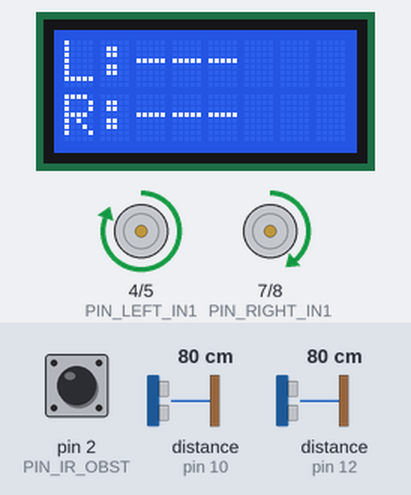
Simulated run of this sketch. Board: Arduino Uno, built with avr-gcc and run on an emulated ATmega328P. Parts: 8×2 character LCD, motor-driver pin pairs drawn as motors (green arrow = first pin HIGH = forward, orange = second pin HIGH = backward, longer = more drive, scaled by the enable pin). Wiring (inferred from the names in the program): 2 × ultrasonic range finder: trigger pin 9, echo pin 10 / trigger pin 11, echo pin 12. The test bench sets the inputs (shaded band); at power-on: distance to the obstacle (sensors on pin 10, pin 12) 80 cm, pin 2 (PIN_IR_OBST) HIGH. The echo pulse lasts 58.3 µs per cm; what the sketch prints to the serial monitor is not drawn.

Above: at 1.2 s.
1.3 s: distance to the obstacle (sensor on pin 10) set to 33 cm
4.2 s: distance to the obstacle (sensor on pin 10) set to 26 cm
At 4.87 s:
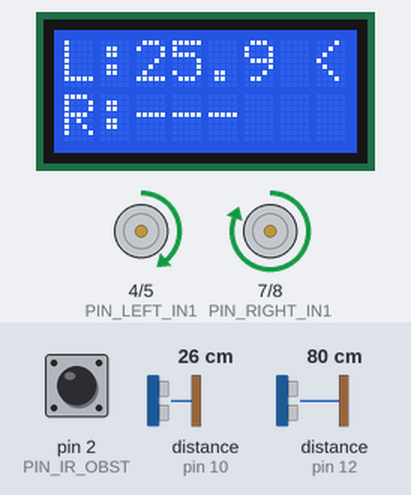
6.5 s: distance to the obstacle (sensor on pin 12) set to 2 cm
At 7.49 s:
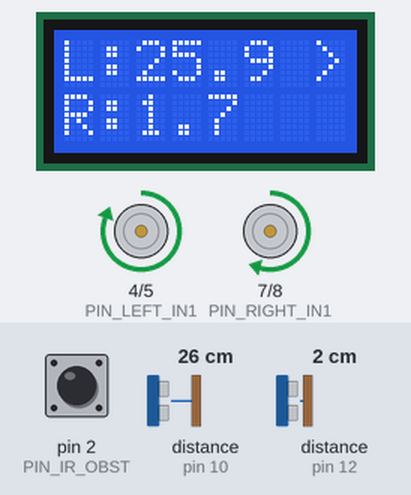
8.8 s: distance to the obstacle (sensor on pin 10) set to 35 cm
At 9.54 s:
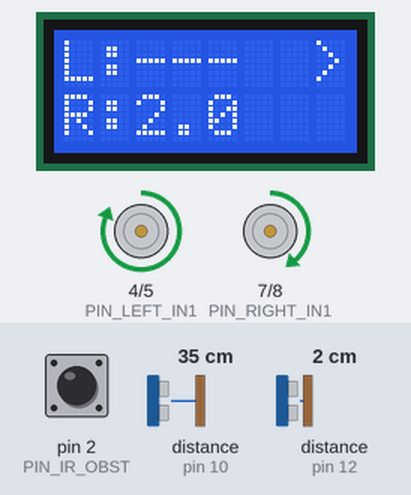
11.2 s: distance to the obstacle (sensor on pin 10) set to 2 cm
At 12.64 s:
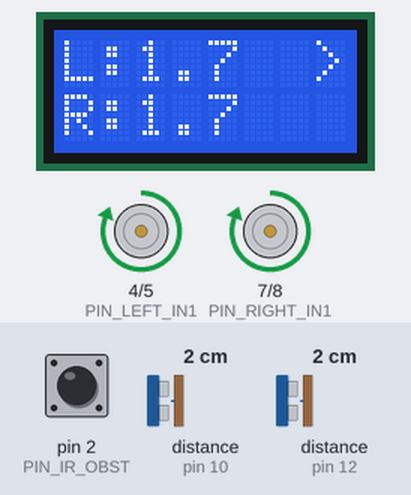
13.1 s: distance to the obstacle (sensor on pin 12) set to 4 cm
At 14.22 s:
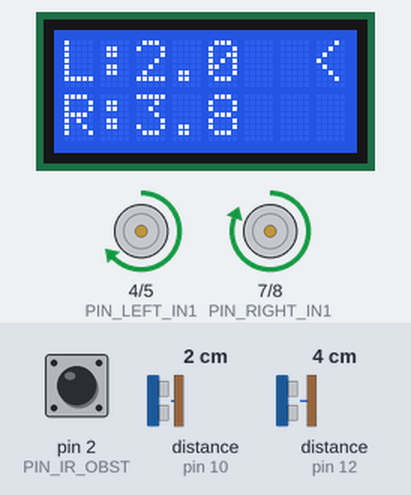
Timing chart, 0 to 16.4 s (numbered marks = the images above; inputs shaded):
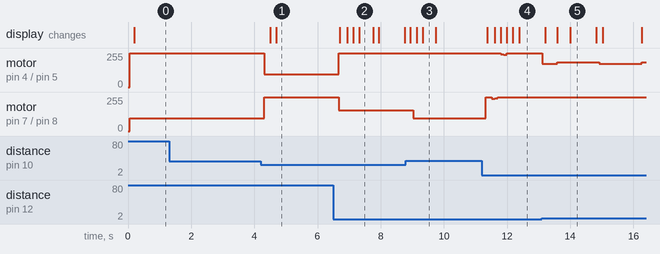

Measured:
- the behaviour switches between 31 and 30 cm on distance to the obstacle (sensor on pin 10) (found by bisection; images 0 and 1)
- after the input at 4.2 s, motor on pin 4 (PIN_LEFT_IN1) / pin 5 (PIN_LEFT_IN2): forward 255/255 → forward 95/255 after 0.11 s; motor on pin 7 (PIN_RIGHT_IN1) / pin 8 (PIN_RIGHT_IN2): forward 95/255 → forward 255/255 after 0.11 s; the display: first changes after 0.30 s (image 1 shows a later state)
- after the input at 6.5 s, motor on pin 4 (PIN_LEFT_IN1) / pin 5 (PIN_LEFT_IN2): forward 95/255 → forward 255/255 after 0.17 s; motor on pin 7 (PIN_RIGHT_IN1) / pin 8 (PIN_RIGHT_IN2): forward 255/255 → forward 155/255 after 0.17 s; the display: changes after 0.21 s (image 2)
- after the input at 8.8 s, motor on pin 7 (PIN_RIGHT_IN1) / pin 8 (PIN_RIGHT_IN2): forward 155/255 → forward 95/255 after 0.23 s
- after the input at 11.2 s, the display: changes after 0.17 s (image 4)
- after the input at 13.1 s, motor on pin 7 (PIN_RIGHT_IN1) / pin 8 (PIN_RIGHT_IN2): stops changing and stays forward 255/255
- what the display in image 2 shows lasts 0.5 s, from 7.3 s to 7.8 s

The sketch:

follower.ino
```cpp
#include <Arduino.h>
#include <math.h>

#include "distance_sensor.h"
#include "obstacle_sensor.h"
#include "wheel_control.h"
#include "lcd_display.h"
#include "moving_average.h"
#include "pins.h"

// Serial Plotter出力を有効化する場合は 1 に設定する。
#ifndef SERIAL_PLOTTER_PRINT
#define SERIAL_PLOTTER_PRINT 1
#endif

// ------------------ 制御パラメータ ------------------
const int BASE_PWM = 255;           // 固定の前進速度
const int TURN_PWM = 160;            // 旋回時のPWM差分
const float LOST_THRESHOLD_CM = 30.0f;  // 見失い閾値
const float MAX_DISTANCE_CM = 40.0f;

const uint8_t MIN_PWM = 0;
const uint8_t MAX_PWM = 255;
const uint8_t DEAD_PWM = 30;

const size_t MOVING_AVG_SIZE = 1;

const unsigned long SONAR_INTERVAL_MS = 90;
const unsigned long LCD_UPDATE_MS     = 200;  // LCD更新間隔（ドット応答速度に合わせる）
const unsigned long RECOVER_TIMEOUT_MS = 1000; // リカバリモードに移行するまでの時間
const int RECOVER_TURN_PWM = 160;             // リカバリ時の旋回PWM差分

// ------------------ PID制御パラメータ ------------------
float KP = 0.4f;             // 比例ゲイン（距離差 → 補正量）
float KI = 0.0f;             // 積分ゲイン
float KD = 0.03f;            // 微分ゲイン
float PID_I_LIMIT = 50.0f;   // 積分項の上限
float CORR_EXP = 1.0f;       // 補正量の非線形指数（1で線形）
int   CORR_MAX = 100;        // 補正量の最大PWM値

// ------------------ モジュール初期化 ------------------
WheelControl wheelController({PIN_LEFT_IN1, PIN_LEFT_IN2, PIN_LEFT_PWM,
                              PIN_RIGHT_IN1, PIN_RIGHT_IN2, PIN_RIGHT_PWM,
                              MIN_PWM, MAX_PWM, DEAD_PWM});
DistanceSensor leftDistanceSensor(PIN_TRIG_LEFT, PIN_ECHO_LEFT, MAX_DISTANCE_CM);
DistanceSensor rightDistanceSensor(PIN_TRIG_RIGHT, PIN_ECHO_RIGHT, MAX_DISTANCE_CM);
ObstacleSensor obstacleSensor(PIN_IR_OBST, true);
LCDDisplay lcdDisplay(PIN_LCD_RS, PIN_LCD_E, PIN_LCD_D4, PIN_LCD_D5, PIN_LCD_D6, PIN_LCD_D7);

// ------------------ 状態変数 ------------------
unsigned long lastPingTime     = 0;
unsigned long lastLcdTime      = 0;
float        lastLeftDistance  = MAX_DISTANCE_CM;  // 初期値は検知なし
float        lastRightDistance = MAX_DISTANCE_CM; // 初期値は検知なし
float        rawLeftDistance   = NAN;  // センサ生値（LCD表示用）
float        rawRightDistance  = NAN;  // センサ生値（LCD表示用）
int          lastDetectDirection = 0;  // 最後に検知した方向 (+1:右, -1:左, 0:両方/なし)
unsigned long turnStartTime    = 0;    // 旋回開始時刻（片方見失い or 両方見失い）
bool         readLeftNext      = true; // 次に読むセンサー（交互読み取り用）

// ------------------ PID状態 ------------------
struct PIDState {
  float integral;
  float lastError;
  unsigned long lastTimeMs;
};
PIDState pidState = {0.0f, 0.0f, 0};

MovingAverage<MOVING_AVG_SIZE> leftDistanceFilter;
MovingAverage<MOVING_AVG_SIZE> rightDistanceFilter;

// ------------------ PID制御関数 ------------------
// 両方検知時に左右距離差をエラーとしてPID制御を行う
// 戻り値: 補正量（正=右に曲がる、負=左に曲がる）
int computePidCorrection(float leftDist, float rightDist)
{
  // エラー: 左距離 - 右距離（正=リーダーが右寄り→右に曲がる）
  // 右が近い→error正→左輪加速・右輪減速→右に曲がる
  float error = leftDist - rightDist;

  unsigned long now = millis();
  float dt = 0.0f;
  if (pidState.lastTimeMs != 0)
  {
    dt = (now - pidState.lastTimeMs) / 1000.0f;
  }
  pidState.lastTimeMs = now;

  // 積分項
  if (dt > 0.0f)
  {
    pidState.integral += error * dt;
    pidState.integral = constrain(pidState.integral, -PID_I_LIMIT, PID_I_LIMIT);
  }

  // 微分項
  float derivative = 0.0f;
  if (dt > 0.0f)
  {
    derivative = (error - pidState.lastError) / dt;
  }
  pidState.lastError = error;

  // PID出力
  float output = KP * error + KI * pidState.integral + KD * derivative;

  // leaderと同じ方式: 正規化 → 非線形変換 → スケーリング
  float corrNorm = constrain(output, -1.0f, 1.0f);
  float corrMagnitude = powf(fabsf(corrNorm), CORR_EXP);
  float corrScaled = copysignf(corrMagnitude, corrNorm);
  int corr = (int)(corrScaled * (float)CORR_MAX);

  return corr;
}

// PID状態をリセット
void resetPidState()
{
  pidState.integral = 0.0f;
  pidState.lastError = 0.0f;
  pidState.lastTimeMs = 0;
}

void setup()
{
  leftDistanceSensor.begin();
  rightDistanceSensor.begin();
  obstacleSensor.begin();
  wheelController.begin();
  lcdDisplay.begin();

  Serial.begin(115200);
  Serial.println(F("Follower ready"));
}

void loop()
{
  unsigned long now = millis();

  // センサ読み取り（交互に片方ずつ読んで停止時間を短縮）
  if (now - lastPingTime >= SONAR_INTERVAL_MS)
  {
    // モーターを一時停止してノイズを排除
    wheelController.stop();
    delayMicroseconds(500);

    if (readLeftNext)
    {
      float leftDistance = leftDistanceSensor.readDistanceCm();
      rawLeftDistance = leftDistance;
      bool leftValid = !isnan(leftDistance);
      float leftValue = leftValid ? leftDistance : MAX_DISTANCE_CM;
      lastLeftDistance = leftDistanceFilter.add(leftValue);
    }
    else
    {
      float rightDistance = rightDistanceSensor.readDistanceCm();
      rawRightDistance = rightDistance;
      bool rightValid = !isnan(rightDistance);
      float rightValue = rightValid ? rightDistance : MAX_DISTANCE_CM;
      lastRightDistance = rightDistanceFilter.add(rightValue);
    }

    readLeftNext = !readLeftNext;
    lastPingTime = now;
  }

  // LCD表示更新（独立した間隔で）
  if (now - lastLcdTime >= LCD_UPDATE_MS)
  {
    lcdDisplay.showDistances(rawLeftDistance, rawRightDistance, lastDetectDirection);
    lastLcdTime = now;
  }

  // 検出判定: 検出=1, 見失い=0
  int rightDetect = (lastRightDistance < LOST_THRESHOLD_CM) ? 1 : 0;
  int leftDetect = (lastLeftDistance < LOST_THRESHOLD_CM) ? 1 : 0;

  // 旋回値: 右検出+1, 左検出-1
  int turnDirection = rightDetect - leftDetect;

  // 片方だけ検出している場合、その方向を記憶
  if (turnDirection != 0)
  {
    lastDetectDirection = turnDirection;
  }

  // 状態判定
  bool bothLost = (rightDetect == 0 && leftDetect == 0);
  bool bothDetected = (rightDetect == 1 && leftDetect == 1);
  bool oneLost = (turnDirection != 0);  // 片方だけ検出
  int currentTurnPwm = TURN_PWM;
  int pidCorr = 0;

  if (bothDetected)
  {
    // 両方検出時: PID制御を適用
    turnStartTime = 0;
    pidCorr = computePidCorrection(lastLeftDistance, lastRightDistance);
    // 距離差から方向を記憶（見失い時のリカバリ用）
    if (lastLeftDistance > lastRightDistance)
    {
      lastDetectDirection = 1;  // 右寄り
    }
    else if (lastLeftDistance < lastRightDistance)
    {
      lastDetectDirection = -1; // 左寄り
    }
  }
  else if (bothLost || oneLost)
  {
    // 片方または両方見失い: リカバリモード
    // PID状態をリセット
    resetPidState();

    // 旋回開始時刻を記録
    if (turnStartTime == 0)
    {
      turnStartTime = now;
    }

    // 経過時間に応じて旋回PWMを切り替え
    unsigned long elapsed = now - turnStartTime;
    if (elapsed >= RECOVER_TIMEOUT_MS)
    {
      currentTurnPwm = RECOVER_TURN_PWM;
    }
    // else: currentTurnPwm = TURN_PWM (初期値のまま)

    // 両方見失った場合は右旋回
    if (bothLost)
    {
      turnDirection = 1;  // 常に右旋回
    }
  }

  bool irDetected = obstacleSensor.detected();
  int leftPwm = 0;
  int rightPwm = 0;

  if (irDetected)
  {
    wheelController.stop();
  }
  else if (bothDetected)
  {
    // 両方検知時: PID制御で追従
    leftPwm = constrain(BASE_PWM + pidCorr, MIN_PWM, MAX_PWM);
    rightPwm = constrain(BASE_PWM - pidCorr, MIN_PWM, MAX_PWM);
    wheelController.drive(leftPwm, rightPwm);
  }
  else
  {
    // 片方検知 or 見失い: 従来の旋回制御
    leftPwm = constrain(BASE_PWM + turnDirection * currentTurnPwm, MIN_PWM, MAX_PWM);
    rightPwm = constrain(BASE_PWM - turnDirection * currentTurnPwm, MIN_PWM, MAX_PWM);
    wheelController.drive(leftPwm, rightPwm);
  }

#if SERIAL_PLOTTER_PRINT
  // Serial Plotter用出力
  Serial.print(F("RawL:"));
  Serial.print(rawLeftDistance);
  Serial.print(F("\tRawR:"));
  Serial.print(rawRightDistance);
  Serial.print(F("\tLeft:"));
  Serial.print(lastLeftDistance);
  Serial.print(F("\tRight:"));
  Serial.print(lastRightDistance);
  Serial.print(F("\tTurn:"));
  Serial.print(turnDirection);
  Serial.print(F("\tPID:"));
  Serial.print(pidCorr);
  Serial.print(F("\tLPWM:"));
  Serial.print(leftPwm);
  Serial.print(F("\tRPWM:"));
  Serial.print(rightPwm);
  Serial.print(F("\tIR:"));
  Serial.println(irDetected ? 1 : 0);
#endif
}
```

distance_sensor.cpp
```cpp
#include "distance_sensor.h"

DistanceSensor::DistanceSensor(uint8_t trigPin, uint8_t echoPin, float maxDistanceCm)
    : trig(trigPin), echo(echoPin), maxDistance(maxDistanceCm) {}

void DistanceSensor::begin() const
{
  pinMode(trig, OUTPUT);
  pinMode(echo, INPUT);
  digitalWrite(trig, LOW);
}

float DistanceSensor::readDistanceCm() const
{
  long duration = pingMicroseconds();
  if (duration <= 0)
  {
    return NAN;
  }

  float distance = duration / 58.0f;
  return distance;
}

long DistanceSensor::pingMicroseconds() const
{
  digitalWrite(trig, LOW);
  delayMicroseconds(2);
  digitalWrite(trig, HIGH);
  delayMicroseconds(10);
  digitalWrite(trig, LOW);

  const unsigned long timeoutUs = (unsigned long)(maxDistance * 58.0f);
  return pulseIn(echo, HIGH, timeoutUs);
}
```

distance_sensor.h
```cpp
#pragma once

#include <Arduino.h>

class DistanceSensor
{
public:
  DistanceSensor(uint8_t trigPin, uint8_t echoPin, float maxDistanceCm);

  void begin() const;
  float readDistanceCm() const;

private:
  long pingMicroseconds() const;

  uint8_t trig;
  uint8_t echo;
  float maxDistance;
};
```

moving_average.h
```cpp
#pragma once

#include <stddef.h>

template <size_t N>
struct MovingAverage
{
  float  buffer[N];
  size_t index;
  size_t count;
  float  sum;

  MovingAverage() : index(0), count(0), sum(0.0f)
  {
    for (size_t i = 0; i < N; ++i)
    {
      buffer[i] = 0.0f;
    }
  }

  float add(float value)
  {
    if (count < N)
    {
      buffer[index] = value;
      sum += value;
      ++count;
      index = (index + 1) % N;
    }
    else
    {
      sum -= buffer[index];
      buffer[index] = value;
      sum += value;
      index = (index + 1) % N;
    }
    return sum / count;
  }
};
```

obstacle_sensor.cpp
```cpp
#include "obstacle_sensor.h"

ObstacleSensor::ObstacleSensor(uint8_t inputPin, bool activeLow)
    : pin(inputPin), activeLow(activeLow) {}

void ObstacleSensor::begin() const
{
  pinMode(pin, activeLow ? INPUT_PULLUP : INPUT);
}

bool ObstacleSensor::detected() const
{
  int value = digitalRead(pin);
  return activeLow ? (value == LOW) : (value == HIGH);
}
```

obstacle_sensor.h
```cpp
#pragma once

#include <Arduino.h>

class ObstacleSensor
{
public:
  ObstacleSensor(uint8_t inputPin, bool activeLow = true);

  void begin() const;
  bool detected() const;

private:
  uint8_t pin;
  bool activeLow;
};
```

wheel_control.cpp
```cpp
#include "wheel_control.h"

WheelControl::WheelControl(const WheelControlConfig &config) : cfg(config) {}

void WheelControl::begin() const
{
  pinMode(cfg.leftIn1, OUTPUT);
  pinMode(cfg.leftIn2, OUTPUT);
  pinMode(cfg.leftPwm, OUTPUT);

  pinMode(cfg.rightIn1, OUTPUT);
  pinMode(cfg.rightIn2, OUTPUT);
  pinMode(cfg.rightPwm, OUTPUT);

  stop();
}

void WheelControl::drive(int leftPwm, int rightPwm) const
{
  driveSingle(cfg.leftIn1, cfg.leftIn2, cfg.leftPwm, leftPwm);
  driveSingle(cfg.rightIn1, cfg.rightIn2, cfg.rightPwm, rightPwm);
}

void WheelControl::stop() const
{
  drive(0, 0);
}

void WheelControl::driveSingle(uint8_t in1, uint8_t in2, uint8_t pwmPin, int pwm) const
{
  int magnitude = constrain(abs(pwm), cfg.minPwm, cfg.maxPwm);
  if (magnitude == 0)
  {
    digitalWrite(in1, LOW);
    digitalWrite(in2, LOW);
    analogWrite(pwmPin, 0);
    return;
  }

  if (magnitude > 0)
  {
    magnitude = max(magnitude, (int)cfg.deadPwm);
  }

  bool forward = pwm >= 0;
  digitalWrite(in1, forward ? HIGH : LOW);
  digitalWrite(in2, forward ? LOW : HIGH);
  analogWrite(pwmPin, magnitude);
}
```

wheel_control.h
```cpp
#pragma once

#include <Arduino.h>

struct WheelControlConfig
{
  uint8_t leftIn1;
  uint8_t leftIn2;
  uint8_t leftPwm;
  uint8_t rightIn1;
  uint8_t rightIn2;
  uint8_t rightPwm;
  uint8_t minPwm;
  uint8_t maxPwm;
  uint8_t deadPwm;
};

class WheelControl
{
public:
  explicit WheelControl(const WheelControlConfig &config);

  void begin() const;
  void drive(int leftPwm, int rightPwm) const;
  void stop() const;

private:
  void driveSingle(uint8_t in1, uint8_t in2, uint8_t pwmPin, int pwm) const;

  WheelControlConfig cfg;
};
```

pins.h
```cpp
#pragma once

#include <Arduino.h>

constexpr uint8_t PIN_IR_OBST    = 2;

constexpr uint8_t PIN_LEFT_PWM   = 3;
constexpr uint8_t PIN_LEFT_IN1   = 4;
constexpr uint8_t PIN_LEFT_IN2   = 5;

constexpr uint8_t PIN_RIGHT_PWM  = 6;
constexpr uint8_t PIN_RIGHT_IN1  = 7;
constexpr uint8_t PIN_RIGHT_IN2  = 8;

constexpr uint8_t PIN_TRIG_LEFT  = 9;
constexpr uint8_t PIN_ECHO_LEFT  = 10;

constexpr uint8_t PIN_TRIG_RIGHT = 11;
constexpr uint8_t PIN_ECHO_RIGHT = 12;

// LCD表示ピン (ACM0802C-NLW-BBH)
constexpr uint8_t PIN_LCD_RS = A0;
constexpr uint8_t PIN_LCD_E  = A1;
constexpr uint8_t PIN_LCD_D4 = A2;
constexpr uint8_t PIN_LCD_D5 = A3;
constexpr uint8_t PIN_LCD_D6 = A4;
constexpr uint8_t PIN_LCD_D7 = A5;
```

lcd_display.cpp
```cpp
#include "lcd_display.h"

LCDDisplay::LCDDisplay(uint8_t rs, uint8_t e, uint8_t d4, uint8_t d5, uint8_t d6, uint8_t d7)
  : lcd(rs, e, d4, d5, d6, d7) {}

void LCDDisplay::begin() {
  lcd.begin(8, 2);  // 8文字 x 2行
}

void LCDDisplay::showDistances(float left, float right, int lastDir) {
  // 方向表示文字: +1=右(>), -1=左(<), 0=なし( )
  char dirChar = ' ';
  if (lastDir > 0) dirChar = '>';
  else if (lastDir < 0) dirChar = '<';

  // 1行目: "L:XX.X D" (左距離 + 方向)
  lcd.setCursor(0, 0);
  lcd.print("L:");
  if (isnan(left)) {
    lcd.print("--- ");
  } else {
    lcd.print(left, 1);
  }
  lcd.setCursor(7, 0);
  lcd.print(dirChar);

  // 2行目: "R:XX.X" (右距離)
  lcd.setCursor(0, 1);
  lcd.print("R:");
  if (isnan(right)) {
    lcd.print("---  ");
  } else {
    lcd.print(right, 1);
    lcd.print(" ");
  }
}
```

lcd_display.h
```cpp
#pragma once
#include <Arduino.h>
#include <LiquidCrystal.h>

class LCDDisplay {
public:
  LCDDisplay(uint8_t rs, uint8_t e, uint8_t d4, uint8_t d5, uint8_t d6, uint8_t d7);
  void begin();
  void showDistances(float left, float right, int lastDir = 0);

private:
  LiquidCrystal lcd;
};
```
